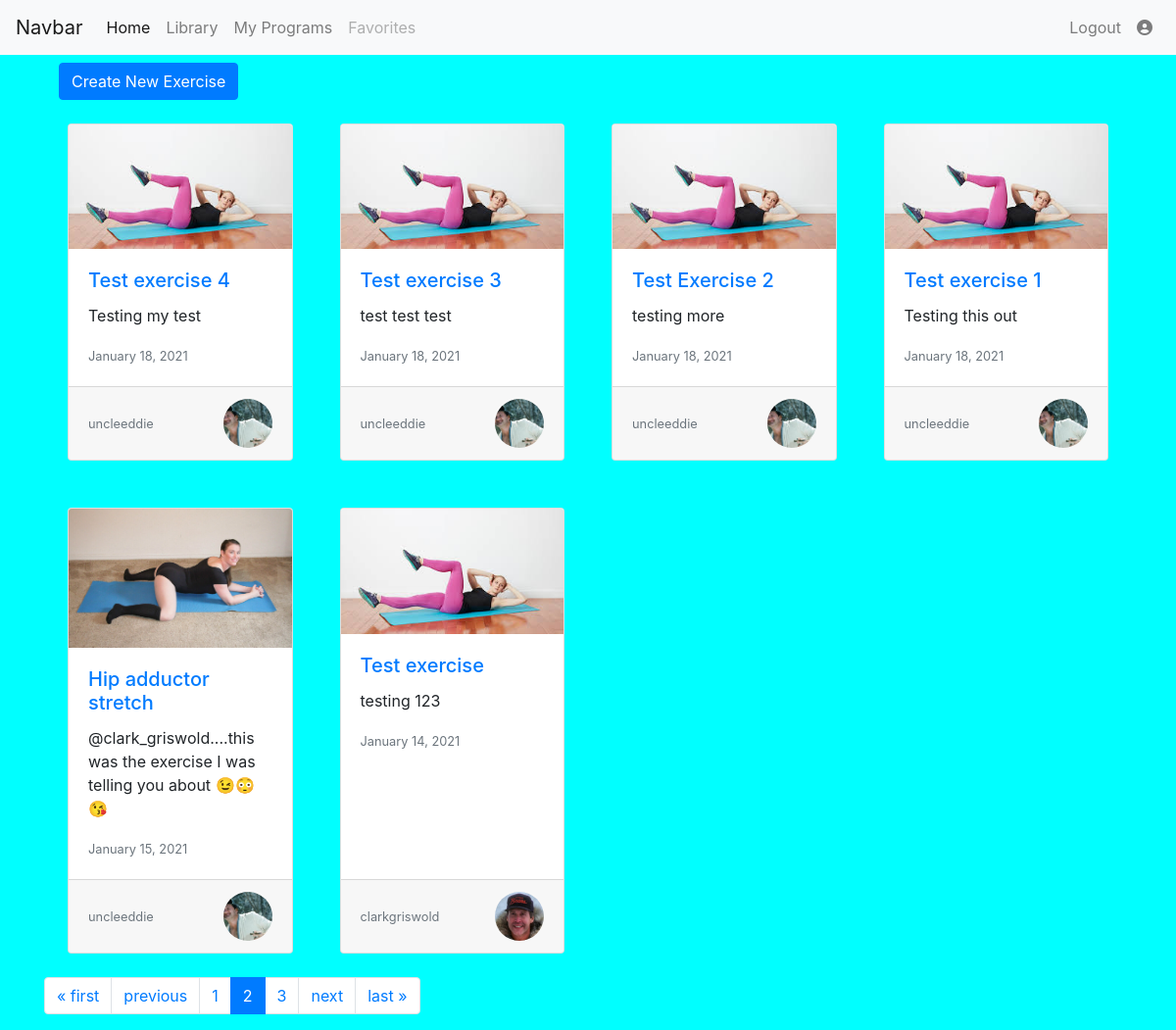
Page /?page=2 (signed in) on the committed database.
### exercises/models.py (models this page shows, shortened)
class Exercise(models.Model):
    title = models.CharField(max_length=80)
    description= models.TextField()
    date_posted = models.DateTimeField(default=timezone.now)
    last_modified = models.DateTimeField(auto_now=True)
    author = models.ForeignKey(User, on_delete=models.CASCADE)
    image= models.ImageField(default='default_exercise.png', upload_to='exercise_pics')

class Profile(models.Model):
    user= models.OneToOneField(User, on_delete=models.CASCADE)
    pic= models.ImageField(default='default.jpg', upload_to='profile_pics')

### exercises/views.py (the view)
# urls.py: path('', ExerciseListView.as_view(), name="exercises-home"),
class ExerciseListView(ListView):
    model = Exercise
    template_name = "exercises/home.html"
    context_object_name ='exercises'
    ordering = ['-date_posted']
    paginate_by = 6

### exercises/templates/exercises/home.html
{% extends "exercises/layout.html" %}
{% block content %}
    <div class="container mt-2">
        <a class="btn btn-primary" href="{% url 'exercise_create' %}">Create New Exercise</a>
    </div>
   <div class="home-container">
    {% for exercise in exercises %}
        <div class="card m-4" style="max-width: 18rem;">
            <img class="card-img-top" src="{{exercise.image.url}}" alt="Card image cap">
            <div class="card-body">
            <h5 class="card-title"><a href="{% url 'exercise_detail' exercise.pk %}">{{exercise.title}}</a></h5>
            <p class="card-text">{{exercise.description}}</p>
            <p class="card-text"><small class="text-muted">{{exercise.date_posted|date:" F d, Y"}}</small></p>
            </div>
            <div class="card-footer d-flex justify-content-between">
                <small class="align-self-center text-muted">{{exercise.author}}</small>
                <img style="max-width: 50px; max-height: 50px;"class="profile-img rounded-circle img-fluid" src="{{exercise.author.profile.pic.url}}">
            </div>
        </div>
    {% endfor %}
   </div>
    <nav class="pagination" aria-label="Page navigation">
        <ul class="step-links pagination">
            {% if page_obj.has_previous %}
            <li class="page-item"><a class="page-link" href="?page=1">&laquo; first</a></li>
            <li class="page-item"><a class="page-link" href="?page={{page_obj.previous_page_number }}">previous</a></li>
            {% endif %}
            {% for num in page_obj.paginator.page_range %}
                {% if page_obj.number == num %}
                    <li class="page-item active"><a class="page-link" href="?page={{num}}">{{num}}</a></li>
                {% elif num > page_obj.number|add:'-3' and page_obj.number|add:'3' > num %}
                    <li class="page-item"><a class="page-link" href="?page={{num}}">{{num}}</a></li>
                {% endif %}
            {% endfor %}
            {% if page_obj.has_next %}
            <li class="page-item"><a class="page-link" href="?page={{page_obj.next_page_number}}">next</a></li>
            <li class="page-item"><a class="page-link" href="?page={{page_obj.paginator.num_pages}}">last &raquo;</a></li>
            {% endif %}
        </ul>
    </nav>
{% endblock content %}

### exercises/static/exercises/style.css (style rules this page uses)
body { background-color: aqua; }
.profile-img { height: 150px; width: 150px; object-fit: cover; }
.home-container { display:grid; grid-template-columns: repeat(auto-fill, minmax(250px, 1fr)); }

### rows in the picture
Exercise: image (picture), title "Test exercise 4", description "Testing my test", date_posted "January 18, 2021", author "uncleeddie", author.profile.pic (picture)
Exercise: image (picture), title "Test exercise 3", description "test test test", date_posted "January 18, 2021", author "uncleeddie", author.profile.pic (picture)
Exercise: image (picture), title "Test Exercise 2", description "testing more", date_posted "January 18, 2021", author "uncleeddie", author.profile.pic (picture)
Exercise: image (picture), title "Test exercise 1", description "Testing this out", date_posted "January 18, 2021", author "uncleeddie", author.profile.pic (picture)
Exercise: image (picture), title "Hip adductor stretch", description "@clark_griswold....this was the exercise I was telling you about 😉😳😘", date_posted "January 15, 2021", author "uncleeddie", author.profile.pic (picture)
Exercise: image (picture), title "Test exercise", description "testing 123", date_posted "January 14, 2021", author "clarkgriswold", author.profile.pic (picture)

### other values in the picture
{{ num }} "1" "3"
{{ num }} "2"
